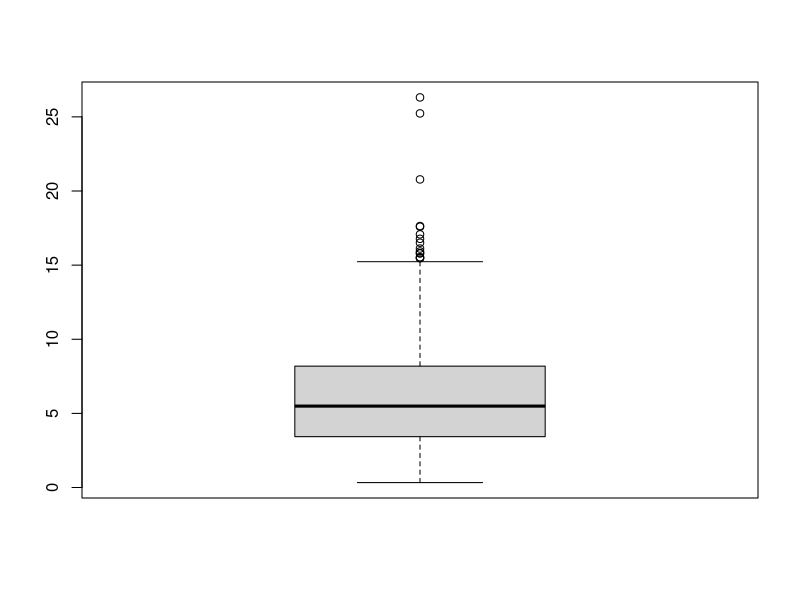

Generate this figure with R:
## ---- chunk 1
## DATA GENERATION
#x=rnorm(1000,mean=100,sd=10) # normal
x=c(rchisq(1000,6)) # right skew
#x=c(-rchisq(1000,6)+25) # left skew
#x=c(rnorm(1000,mean=100,sd=5),rnorm(500,mean=100,sd=3),rnorm(500,mean=100, sd=1)) # leptokurtic
#x=c(rnorm(1000,mean=100,sd=10),runif(500,min=60,max=140),runif(500,min=70, max=130)) #platykurtic
## ---- chunk 2

#hist(x,breaks=30)
boxplot(x)
